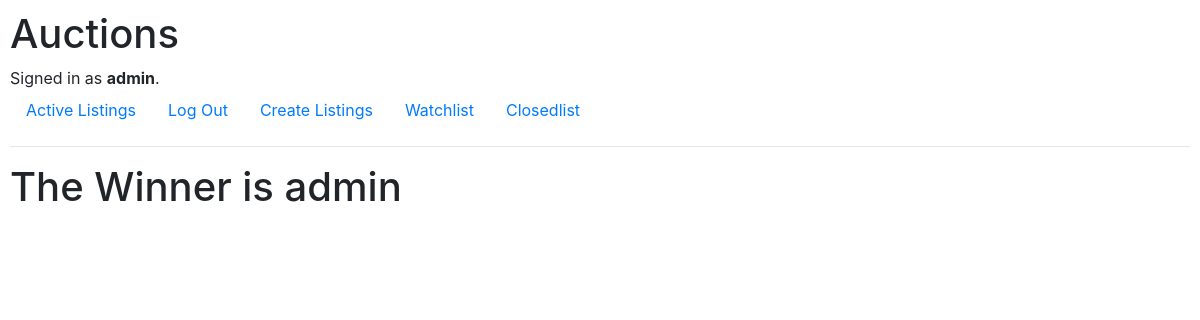
/closedbid/36 (signed in), run on an earlier commit of the app's database.
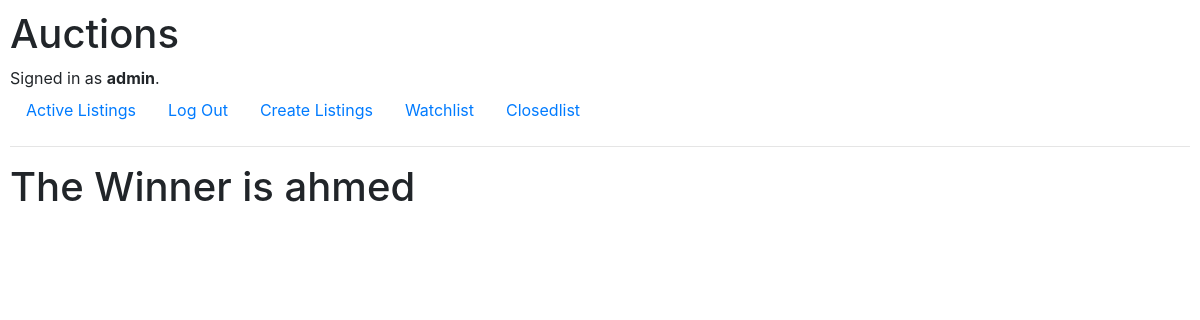
And on a later commit of the database.
### auctions/models.py (models this page shows)
class User(AbstractUser):
    pass

### auctions/views.py (the view)
# urls.py: path("closedbid/<list_id>", views.closedbid, name="closedbid")
def closedbid(request, list_id):
    item = Listings.objects.get(pk=list_id)
    max_bid = item.list.aggregate(Max('bid_amount'))
    winner = item.list.get(bid_amount=max_bid["bid_amount__max"])
    winner = winner.uid
    item.active=False
    item.save()
    return render(request, "auctions/closedbid.html",{
        "winner" : winner
    })

### auctions/templates/auctions/closedbid.html
{% extends "auctions/layout.html" %}
{% block body %}
{% if winner %}
<h1>The Winner is {{winner}}</h1>
{% endif %}
{% endblock %}

### auctions/templates/auctions/layout.html (shortened to what this page needs)
{% load static %}
<!DOCTYPE html>
<html lang="en">
    <head>
        <link rel="stylesheet" href="https://stackpath.bootstrapcdn.com/bootstrap/4.4.1/css/bootstrap.min.css">
        <link href="{% static 'auctions/styles.css' %}" rel="stylesheet">
    </head>
    <body>
        <h1>Auctions</h1>
        <div>
            {% if user.is_authenticated %}
                Signed in as <strong>{{ user.username }}</strong>.
            {% else %}
                Not signed in.
            {% endif %}
        </div>
        <ul class="nav">
            <li class="nav-item">
                <a class="nav-link" href="{% url 'index' %}">Active Listings</a>
            </li>
            {% if user.is_authenticated %}
                <li class="nav-item">
                    <a class="nav-link" href="{% url 'logout' %}">Log Out</a>
                </li>
                <li class=""nav-item>
                    <a class="nav-link" href="{% url 'create_listing' user.id %}">Create Listings</a>
                </li>
                <li>
                    <a class="nav-link" href="{% url 'watchlist' user.id %}">Watchlist</a>
                </li>
                <li>
                    <a class="nav-link" href="{% url 'closedlist' %}">Closedlist</a>
                </li>
            {% endif %}
        </ul>
        <hr>
        {% block body %}
        {% endblock %}
    </body>
</html>

What changed in the data, as far as the page shows it:
now on this page (row edited): User: username "ahmed"
Also different on the page:
{{ winner }}: "admin" → "ahmed"
